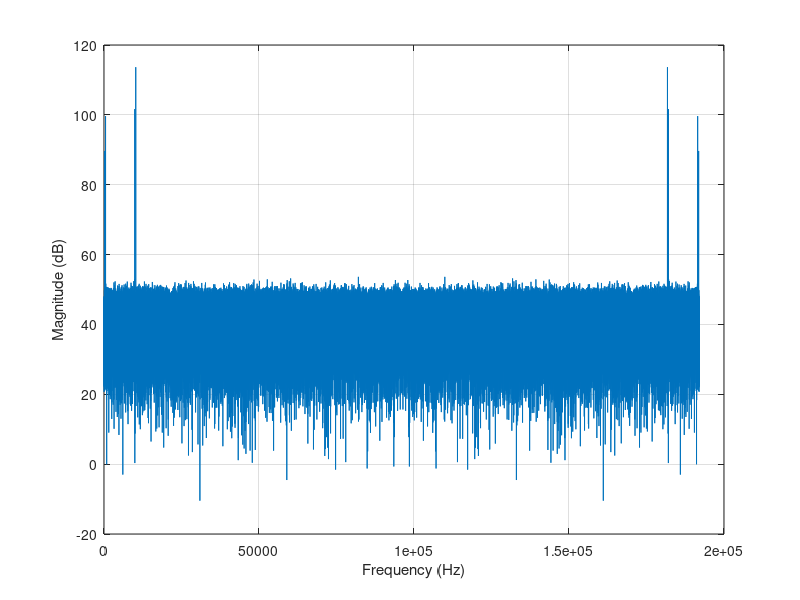

MATLAB code for this plot: (Note: this script raises an error after producing the figure.)
% SPDX-License-Identifier: GPL-3.0-or-later
%
% assignment6.m -- Submission for Assignment 6 in ECE 210-B session
% Copyright (C) 2024 Jonghyeok Kim <jonghyeok.kim@cooper.edu>

% Part 2
fs = 192000; % Sampling frequency in Hz
t = (0:fs-1)/(2*fs); % Time vector

frequencies = [-20480, -360, 996, 19840];
amplitudes = [db2mag(14); db2mag(-10); db2mag(0); db2mag(2)];
signals = sum(amplitudes .* sin(2*pi*frequencies.'*t)); % Accumulate signals

noise_level = 10^(-10/20); % White noise
noise = noise_level* randn(size(signals));
signals_with_noise = noise + signals;

% DFT
X = fft(signals_with_noise);

% Plot magnitude on dB scale
figure;
f = (0:length(X)-1)*fs/length(X);
magnitude = 20*log10(abs(X));
plot(f, magnitude)
xlabel('Frequency (Hz)')
ylabel('Magnitude (dB)')
grid on;

% Part 3
k=0.53;
a = [0.76+0.64j; 0.76-0.64j; 0.69+0.71j; 0.69-0.71j; 0.82+0.57j; 0.82-0.57j];
c = [0.57+0.78j; 0.57-0.78j; 0.85+0.48j; 0.85-0.48j; 0.24; 0.64];

figure;
sgtitle('Pole-Zero Plot');

% Zero-pole
subplot(2,2,[1,3]);
zplane(a, c);

% Magnitude Response
subplot(2,2,2);
[zp_b, zp_a] =zp2tf(a,c,k);
w = linspace(0, fs/2, 1e3);
[DE_b, DE_a] = freqz(zp_b, zp_a, w, fs);
mag_DE = 20*log10(abs(DE_b));
phase_DE = unwrap(angle(DE_b));
phaseDeg_DE = phase_DE * 180 / pi;
DE_c = DE_a * fs / (2*pi);
plot(DE_c, mag_DE);
xlabel('Frequency (Hz)');
ylabel('Magnitude (dB)');
title('Magnitude Response');
grid on;

% Phase Response
subplot(2,2,4);
plot(DE_c, phaseDeg_DE);
xlabel('Frequency (Hz)');
ylabel('Phase (radians)');
title('Phase Response');
grid on;

% Part 1
function mag = db2mag(decibel)
    mag = 10^(decibel/20);
end


